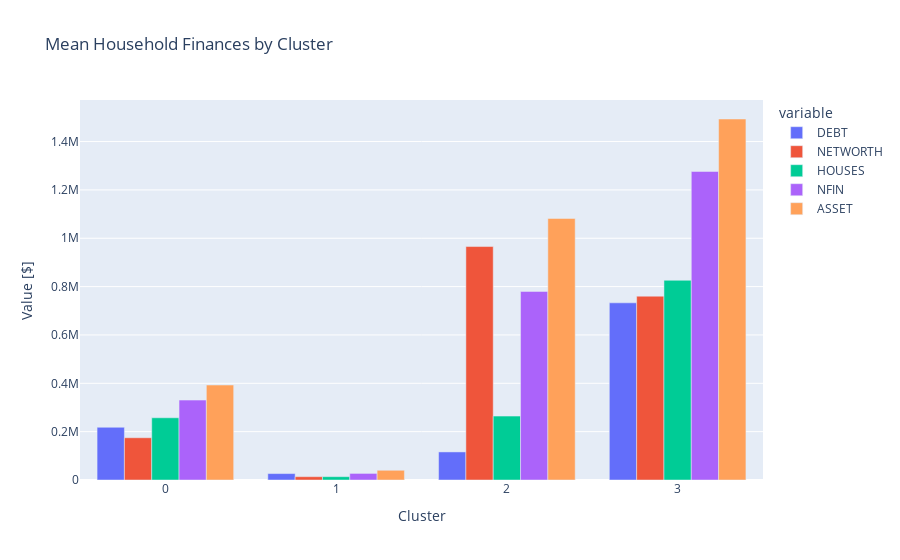

Notebook code for this chart:
### Code cell
fig = px.bar(
    centroids,
    barmode = "group", 
    title = "Mean Household Finances by Cluster",
    
)
fig.update_layout(xaxis_title = "Cluster", yaxis_title = "Value [$]")
fig.show()

### Figure 1 — Plotly figure (JSON) as saved in the notebook; plotly's stock layout.template omitted (floating-point values rounded to 4 significant figures)
{"data": [{"alignmentgroup": "True", "hovertemplate": "variable=DEBT<br>index=%{x}<br>value=%{y}<extra></extra>", "legendgroup": "DEBT", "marker": {"color": "#636efa", "pattern": {"shape": ""}}, "name": "DEBT", "offsetgroup": "DEBT", "orientation": "v", "showlegend": true, "textposition": "auto", "type": "bar", "x": [0, 1, 2, 3], "xaxis": "x", "y": [218100.0, 26550.0, 116200.0, 732900.0], "yaxis": "y"}, {"alignmentgroup": "True", "hovertemplate": "variable=NETWORTH<br>index=%{x}<br>value=%{y}<extra></extra>", "legendgroup": "NETWORTH", "marker": {"color": "#EF553B", "pattern": {"shape": ""}}, "name": "NETWORTH", "offsetgroup": "NETWORTH", "orientation": "v", "showlegend": true, "textposition": "auto", "type": "bar", "x": [0, 1, 2, 3], "xaxis": "x", "y": [174700.0, 13680.0, 965800.0, 760400.0], "yaxis": "y"}, {"alignmentgroup": "True", "hovertemplate": "variable=HOUSES<br>index=%{x}<br>value=%{y}<extra></extra>", "legendgroup": "HOUSES", "marker": {"color": "#00cc96", "pattern": {"shape": ""}}, "name": "HOUSES", "offsetgroup": "HOUSES", "orientation": "v", "showlegend": true, "textposition": "auto", "type": "bar", "x": [0, 1, 2, 3], "xaxis": "x", "y": [257400.0, 13750.0, 264300.0, 826100.0], "yaxis": "y"}, {"alignmentgroup": "True", "hovertemplate": "variable=NFIN<br>index=%{x}<br>value=%{y}<extra></extra>", "legendgroup": "NFIN", "marker": {"color": "#ab63fa", "pattern": {"shape": ""}}, "name": "NFIN", "offsetgroup": "NFIN", "orientation": "v", "showlegend": true, "textposition": "auto", "type": "bar", "x": [0, 1, 2, 3], "xaxis": "x", "y": [330600.0, 27230.0, 780100.0, 1276000.0], "yaxis": "y"}, {"alignmentgroup": "True", "hovertemplate": "variable=ASSET<br>index=%{x}<br>value=%{y}<extra></extra>", "legendgroup": "ASSET", "marker": {"color": "#FFA15A", "pattern": {"shape": ""}}, "name": "ASSET", "offsetgroup": "ASSET", "orientation": "v", "showlegend": true, "textposition": "auto", "type": "bar", "x": [0, 1, 2, 3], "xaxis": "x", "y": [392800.0, 40230.0, 1082000.0, 1493000.0], "yaxis": "y"}], "layout": {"barmode": "group", "legend": {"title": {"text": "variable"}, "tracegroupgap": 0}, "title": {"text": "Mean Household Finances by Cluster"}, "xaxis": {"anchor": "y", "domain": [0, 1], "title": {"text": "Cluster"}}, "yaxis": {"anchor": "x", "domain": [0, 1], "title": {"text": "Value [$]"}}}}
